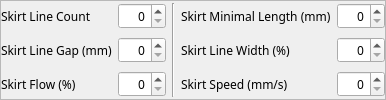
           <widget class="QFrame" name="frame_skirt">
            <property name="frameShape">
             <enum>QFrame::StyledPanel</enum>
            </property>
            <property name="frameShadow">
             <enum>QFrame::Raised</enum>
            </property>
            <layout class="QGridLayout" name="gridLayout_15" columnstretch="2,1,1,2,1">
             <property name="leftMargin">
              <number>0</number>
             </property>
             <property name="topMargin">
              <number>0</number>
             </property>
             <property name="rightMargin">
              <number>0</number>
             </property>
             <property name="bottomMargin">
              <number>0</number>
             </property>
             <item row="0" column="0">
              <widget class="QLabel" name="label_skirt_line_count">
               <property name="sizePolicy">
                <sizepolicy hsizetype="Preferred" vsizetype="Preferred">
                 <horstretch>0</horstretch>
                 <verstretch>0</verstretch>
                </sizepolicy>
               </property>
               <property name="minimumSize">
                <size>
                 <width>0</width>
                 <height>0</height>
                </size>
               </property>
               <property name="maximumSize">
                <size>
                 <width>16777215</width>
                 <height>16777215</height>
                </size>
               </property>
               <property name="font">
                <font>
                 <family>맑은 고딕</family>
                 <pointsize>9</pointsize>
                 <weight>50</weight>
                 <bold>false</bold>
                </font>
               </property>
               <property name="toolTip">
                <string>skirt_line_count_tooltip</string>
               </property>
               <property name="text">
                <string>Skirt Line Count</string>
               </property>
              </widget>
             </item>
             <item row="0" column="1">
              <widget class="CustomSpinBox" name="spinBox_skirt_line_count">
               <property name="minimumSize">
                <size>
                 <width>0</width>
                 <height>0</height>
                </size>
               </property>
               <property name="maximumSize">
                <size>
                 <width>16777215</width>
                 <height>16777215</height>
                </size>
               </property>
               <property name="font">
                <font>
                 <family>맑은 고딕</family>
                 <pointsize>9</pointsize>
                 <weight>50</weight>
                 <bold>false</bold>
                </font>
               </property>
               <property name="toolTip">
                <string>skirt_line_count_tooltip</string>
               </property>
               <property name="alignment">
                <set>Qt::AlignRight|Qt::AlignTrailing|Qt::AlignVCenter</set>
               </property>
               <property name="originalValue" stdset="0">
                <number>0</number>
               </property>
              </widget>
             </item>
             <item row="0" column="2" rowspan="3">
              <widget class="Line" name="line_14">
               <property name="orientation">
                <enum>Qt::Vertical</enum>
               </property>
              </widget>
             </item>
             <item row="0" column="3">
              <widget class="QLabel" name="label_skirt_minimal_length">
               <property name="sizePolicy">
                <sizepolicy hsizetype="Preferred" vsizetype="Preferred">
                 <horstretch>0</horstretch>
                 <verstretch>0</verstretch>
                </sizepolicy>
               </property>
               <property name="minimumSize">
                <size>
                 <width>0</width>
                 <height>0</height>
                </size>
               </property>
               <property name="maximumSize">
                <size>
                 <width>16777215</width>
                 <height>16777215</height>
                </size>
               </property>
               <property name="font">
                <font>
                 <family>맑은 고딕</family>
                 <pointsize>9</pointsize>
                 <weight>50</weight>
                 <bold>false</bold>
                </font>
               </property>
               <property name="toolTip">
                <string>skirt_minimal_length_tooltip</string>
               </property>
               <property name="text">
                <string>Skirt Minimal Length (mm)</string>
               </property>
              </widget>
             </item>
             <item row="0" column="4">
              <widget class="CustomDoubleSpinBox" name="doubleSpinBox_skirt_minimal_length">
               <property name="minimumSize">
                <size>
                 <width>0</width>
                 <height>0</height>
                </size>
               </property>
               <property name="maximumSize">
                <size>
                 <width>16777215</width>
                 <height>16777215</height>
                </size>
               </property>
               <property name="font">
                <font>
                 <family>맑은 고딕</family>
                 <pointsize>9</pointsize>
                 <weight>50</weight>
                 <bold>false</bold>
                </font>
               </property>
               <property name="toolTip">
                <string>skirt_minimal_length_tooltip</string>
               </property>
               <property name="alignment">
                <set>Qt::AlignRight|Qt::AlignTrailing|Qt::AlignVCenter</set>
               </property>
               <property name="decimals">
                <number>0</number>
               </property>
               <property name="maximum">
                <double>999.000000000000000</double>
               </property>
               <property name="singleStep">
                <double>10.000000000000000</double>
               </property>
               <property name="originalValue" stdset="0">
                <double>0.000000000000000</double>
               </property>
              </widget>
             </item>
             <item row="1" column="0">
              <widget class="QLabel" name="label_skirt_gap">
               <property name="sizePolicy">
                <sizepolicy hsizetype="Preferred" vsizetype="Preferred">
                 <horstretch>0</horstretch>
                 <verstretch>0</verstretch>
                </sizepolicy>
               </property>
               <property name="minimumSize">
                <size>
                 <width>0</width>
                 <height>0</height>
                </size>
               </property>
               <property name="maximumSize">
                <size>
                 <width>16777215</width>
                 <height>16777215</height>
                </size>
               </property>
               <property name="font">
                <font>
                 <family>맑은 고딕</family>
                 <pointsize>9</pointsize>
                 <weight>50</weight>
                 <bold>false</bold>
                </font>
               </property>
               <property name="toolTip">
                <string>skirt_gap_tooltip</string>
               </property>
               <property name="text">
                <string>Skirt Line Gap (mm)</string>
               </property>
              </widget>
             </item>
             <item row="1" column="1">
              <widget class="CustomDoubleSpinBox" name="doubleSpinBox_skirt_gap">
               <property name="minimumSize">
                <size>
                 <width>0</width>
                 <height>0</height>
                </size>
               </property>
               <property name="maximumSize">
                <size>
                 <width>16777215</width>
                 <height>16777215</height>
                </size>
               </property>
               <property name="font">
                <font>
                 <family>맑은 고딕</family>
                 <pointsize>9</pointsize>
                 <weight>50</weight>
                 <bold>false</bold>
                </font>
               </property>
               <property name="toolTip">
                <string>skirt_gap_tooltip</string>
               </property>
               <property name="alignment">
                <set>Qt::AlignRight|Qt::AlignTrailing|Qt::AlignVCenter</set>
               </property>
               <property name="decimals">
                <number>0</number>
               </property>
               <property name="originalValue" stdset="0">
                <double>0.000000000000000</double>
               </property>
              </widget>
             </item>
             <item row="1" column="3">
              <widget class="QLabel" name="label_skirt_width_factor">
               <property name="font">
                <font>
                 <family>맑은 고딕</family>
                 <weight>50</weight>
                 <bold>false</bold>
                </font>
               </property>
               <property name="text">
                <string notr="true">Skirt Line Width (%)</string>
               </property>
              </widget>
             </item>
             <item row="2" column="0">
              <widget class="QLabel" name="label_skirt_flow">
               <property name="font">
                <font>
                 <family>맑은 고딕</family>
                 <weight>50</weight>
                 <bold>false</bold>
                </font>
               </property>
               <property name="text">
                <string>Skirt Flow (%)</string>
               </property>
              </widget>
             </item>
             <item row="2" column="1">
              <widget class="CustomSpinBox" name="spinBox_skirt_flow">
               <property name="font">
                <font>
                 <family>맑은 고딕</family>
                 <weight>50</weight>
                 <bold>false</bold>
                </font>
               </property>
               <property name="alignment">
                <set>Qt::AlignRight|Qt::AlignTrailing|Qt::AlignVCenter</set>
               </property>
              </widget>
             </item>
             <item row="1" column="4">
              <widget class="CustomSpinBox" name="spinBox_skirt_width_factor">
               <property name="font">
                <font>
                 <family>맑은 고딕</family>
                 <weight>50</weight>
                 <bold>false</bold>
                </font>
               </property>
               <property name="alignment">
                <set>Qt::AlignRight|Qt::AlignTrailing|Qt::AlignVCenter</set>
               </property>
              </widget>
             </item>
             <item row="2" column="4">
              <widget class="CustomDoubleSpinBox" name="doubleSpinBox_skirt_speed">
               <property name="font">
                <font>
                 <family>맑은 고딕</family>
                 <weight>50</weight>
                 <bold>false</bold>
                </font>
               </property>
               <property name="alignment">
                <set>Qt::AlignRight|Qt::AlignTrailing|Qt::AlignVCenter</set>
               </property>
               <property name="decimals">
                <number>0</number>
               </property>
               <property name="singleStep">
                <double>5.000000000000000</double>
               </property>
               <property name="originalValue" stdset="0">
                <double>0.000000000000000</double>
               </property>
              </widget>
             </item>
             <item row="2" column="3">
              <widget class="QLabel" name="label_skirt_speed">
               <property name="font">
                <font>
                 <family>맑은 고딕</family>
                 <weight>50</weight>
                 <bold>false</bold>
                </font>
               </property>
               <property name="text">
                <string notr="true">Skirt Speed (mm/s)</string>
               </property>
              </widget>
             </item>
            </layout>
           </widget>
